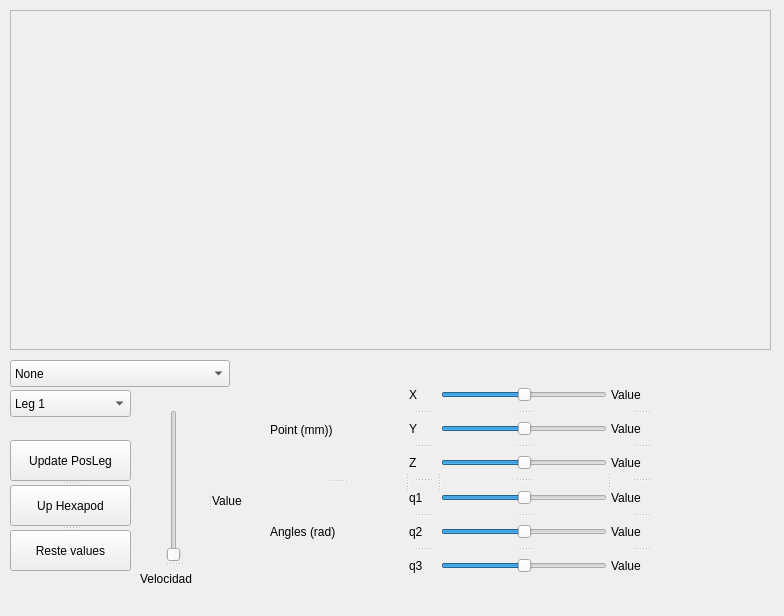
<?xml version="1.0" encoding="UTF-8"?>
<ui version="4.0">
 <class>guiDlg</class>
 <widget class="QWidget" name="guiDlg">
  <property name="geometry">
   <rect>
    <x>0</x>
    <y>0</y>
    <width>784</width>
    <height>616</height>
   </rect>
  </property>
  <property name="windowTitle">
   <string>hexapodController</string>
  </property>
  <widget class="QFrame" name="frame">
   <property name="geometry">
    <rect>
     <x>10</x>
     <y>10</y>
     <width>761</width>
     <height>340</height>
    </rect>
   </property>
   <property name="frameShape">
    <enum>QFrame::StyledPanel</enum>
   </property>
   <property name="frameShadow">
    <enum>QFrame::Raised</enum>
   </property>
  </widget>
  <widget class="QComboBox" name="comboBox">
   <property name="geometry">
    <rect>
     <x>10</x>
     <y>360</y>
     <width>220</width>
     <height>27</height>
    </rect>
   </property>
   <item>
    <property name="text">
     <string>None</string>
    </property>
   </item>
   <item>
    <property name="text">
     <string>Alternating tripod</string>
    </property>
   </item>
   <item>
    <property name="text">
     <string>Quadruped</string>
    </property>
   </item>
   <item>
    <property name="text">
     <string>Crawl</string>
    </property>
   </item>
   <item>
    <property name="text">
     <string>Rotate</string>
    </property>
   </item>
   <item>
    <property name="text">
     <string>FKLegs</string>
    </property>
   </item>
   <item>
    <property name="text">
     <string>IKLegs</string>
    </property>
   </item>
   <item>
    <property name="text">
     <string>IKBody</string>
    </property>
   </item>
   <item>
    <property name="text">
     <string>IK leg (only 1 leg)</string>
    </property>
   </item>
   <item>
    <property name="text">
     <string>FK leg(only 1 leg)</string>
    </property>
   </item>
  </widget>
  <widget class="QComboBox" name="LEGS">
   <property name="geometry">
    <rect>
     <x>10</x>
     <y>390</y>
     <width>121</width>
     <height>27</height>
    </rect>
   </property>
   <item>
    <property name="text">
     <string>Leg 1</string>
    </property>
   </item>
   <item>
    <property name="text">
     <string>Leg 2</string>
    </property>
   </item>
   <item>
    <property name="text">
     <string>Leg 3</string>
    </property>
   </item>
   <item>
    <property name="text">
     <string>Leg 4</string>
    </property>
   </item>
   <item>
    <property name="text">
     <string>Leg 5</string>
    </property>
   </item>
   <item>
    <property name="text">
     <string>Leg 6</string>
    </property>
   </item>
  </widget>
  <widget class="QSplitter" name="splitter_27">
   <property name="geometry">
    <rect>
     <x>270</x>
     <y>380</y>
     <width>401</width>
     <height>201</height>
    </rect>
   </property>
   <property name="orientation">
    <enum>Qt::Horizontal</enum>
   </property>
   <widget class="QSplitter" name="splitter_11">
    <property name="orientation">
     <enum>Qt::Vertical</enum>
    </property>
    <widget class="QLabel" name="Point">
     <property name="text">
      <string>Point (mm))</string>
     </property>
    </widget>
    <widget class="QLabel" name="Angles">
     <property name="text">
      <string>Angles (rad)</string>
     </property>
    </widget>
   </widget>
   <widget class="QSplitter" name="splitter_4">
    <property name="orientation">
     <enum>Qt::Horizontal</enum>
    </property>
    <widget class="QSplitter" name="splitter_3">
     <property name="orientation">
      <enum>Qt::Vertical</enum>
     </property>
     <widget class="QLabel" name="labelX">
      <property name="text">
       <string>X</string>
      </property>
     </widget>
     <widget class="QLabel" name="labelY">
      <property name="text">
       <string>Y</string>
      </property>
     </widget>
     <widget class="QLabel" name="labelZ">
      <property name="text">
       <string>Z</string>
      </property>
     </widget>
     <widget class="QLabel" name="labelq1">
      <property name="text">
       <string>q1</string>
      </property>
     </widget>
     <widget class="QLabel" name="labelq2">
      <property name="text">
       <string>q2</string>
      </property>
     </widget>
     <widget class="QLabel" name="labelq3">
      <property name="text">
       <string>q3</string>
      </property>
     </widget>
    </widget>
    <widget class="QSplitter" name="splitter">
     <property name="orientation">
      <enum>Qt::Vertical</enum>
     </property>
     <widget class="QSlider" name="sliderX">
      <property name="minimum">
       <number>-65537</number>
      </property>
      <property name="maximum">
       <number>65537</number>
      </property>
      <property name="orientation">
       <enum>Qt::Horizontal</enum>
      </property>
     </widget>
     <widget class="QSlider" name="sliderY">
      <property name="minimum">
       <number>-65537</number>
      </property>
      <property name="maximum">
       <number>65537</number>
      </property>
      <property name="orientation">
       <enum>Qt::Horizontal</enum>
      </property>
     </widget>
     <widget class="QSlider" name="sliderZ">
      <property name="minimum">
       <number>-65537</number>
      </property>
      <property name="maximum">
       <number>65537</number>
      </property>
      <property name="orientation">
       <enum>Qt::Horizontal</enum>
      </property>
     </widget>
     <widget class="QSlider" name="sliderq1">
      <property name="minimum">
       <number>-65537</number>
      </property>
      <property name="maximum">
       <number>65537</number>
      </property>
      <property name="orientation">
       <enum>Qt::Horizontal</enum>
      </property>
     </widget>
     <widget class="QSlider" name="sliderq2">
      <property name="minimum">
       <number>-65537</number>
      </property>
      <property name="maximum">
       <number>65537</number>
      </property>
      <property name="orientation">
       <enum>Qt::Horizontal</enum>
      </property>
     </widget>
     <widget class="QSlider" name="sliderq3">
      <property name="minimum">
       <number>-65538</number>
      </property>
      <property name="maximum">
       <number>65537</number>
      </property>
      <property name="orientation">
       <enum>Qt::Horizontal</enum>
      </property>
     </widget>
    </widget>
    <widget class="QSplitter" name="splitter_2">
     <property name="orientation">
      <enum>Qt::Vertical</enum>
     </property>
     <widget class="QLabel" name="valueX">
      <property name="text">
       <string>Value</string>
      </property>
     </widget>
     <widget class="QLabel" name="valueY">
      <property name="text">
       <string>Value</string>
      </property>
     </widget>
     <widget class="QLabel" name="valueZ">
      <property name="text">
       <string>Value</string>
      </property>
     </widget>
     <widget class="QLabel" name="valueq1">
      <property name="text">
       <string>Value</string>
      </property>
     </widget>
     <widget class="QLabel" name="valueq2">
      <property name="text">
       <string>Value</string>
      </property>
     </widget>
     <widget class="QLabel" name="valueq3">
      <property name="text">
       <string>Value</string>
      </property>
     </widget>
    </widget>
   </widget>
  </widget>
  <widget class="QSplitter" name="splitter_28">
   <property name="geometry">
    <rect>
     <x>10</x>
     <y>440</y>
     <width>121</width>
     <height>131</height>
    </rect>
   </property>
   <property name="orientation">
    <enum>Qt::Vertical</enum>
   </property>
   <widget class="QPushButton" name="Updatepos">
    <property name="text">
     <string>Update PosLeg</string>
    </property>
   </widget>
   <widget class="QPushButton" name="Uphexapod">
    <property name="text">
     <string>Up Hexapod</string>
    </property>
   </widget>
   <widget class="QPushButton" name="Reset">
    <property name="text">
     <string>Reste values</string>
    </property>
   </widget>
  </widget>
  <widget class="QSplitter" name="splitter_30">
   <property name="geometry">
    <rect>
     <x>140</x>
     <y>410</y>
     <width>111</width>
     <height>181</height>
    </rect>
   </property>
   <property name="orientation">
    <enum>Qt::Horizontal</enum>
   </property>
   <widget class="QSplitter" name="splitter_29">
    <property name="orientation">
     <enum>Qt::Vertical</enum>
    </property>
    <widget class="QSlider" name="sliderVel">
     <property name="maximum">
      <number>6</number>
     </property>
     <property name="orientation">
      <enum>Qt::Vertical</enum>
     </property>
    </widget>
    <widget class="QLabel" name="label_42">
     <property name="text">
      <string>Velocidad</string>
     </property>
    </widget>
   </widget>
   <widget class="QLabel" name="valuevel">
    <property name="text">
     <string>Value</string>
    </property>
   </widget>
  </widget>
 </widget>
 <resources/>
 <connections/>
</ui>
